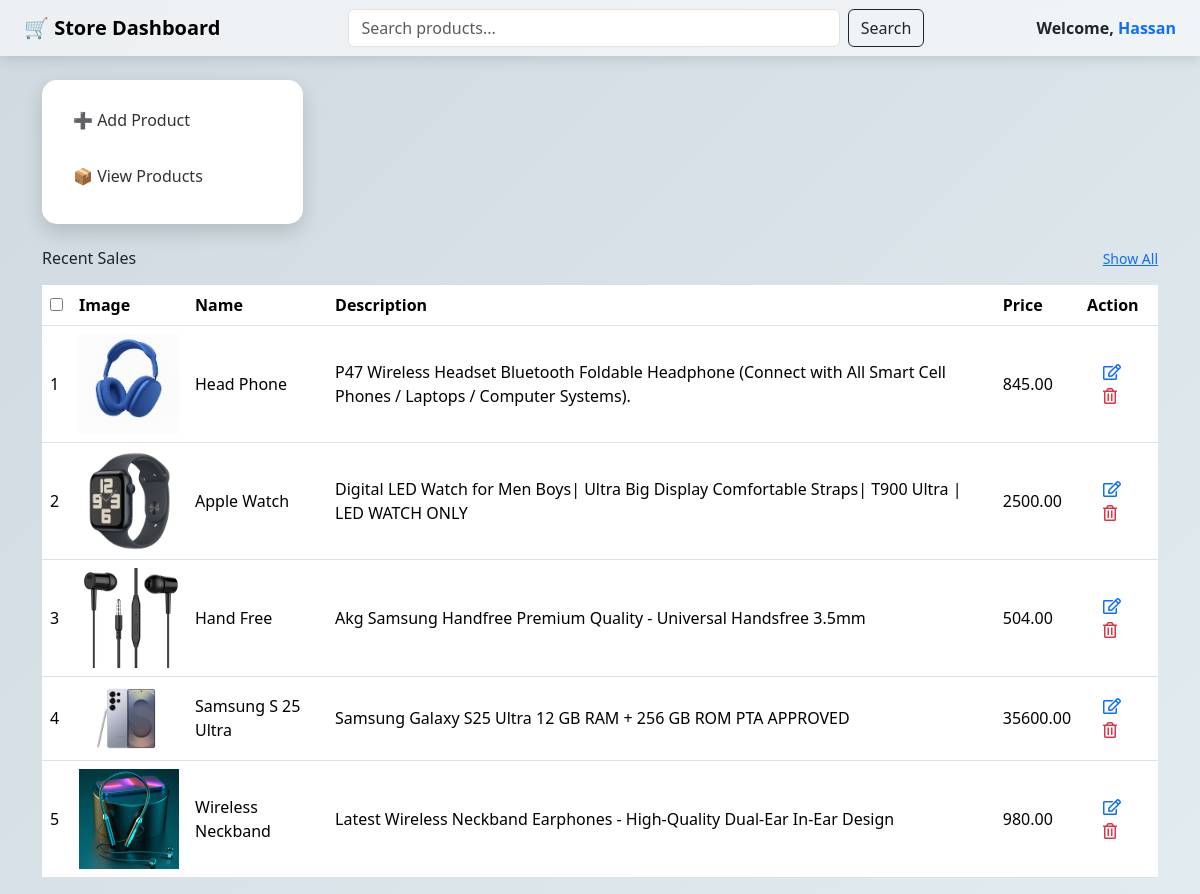
Screenshot of /dashboard/dashboard.php (signed in) with the database file from the repository.
### tables this page shows
CREATE TABLE `add_product` (
  `id` int(11) NOT NULL,
  `p_name` varchar(150) NOT NULL,
  `p_des` text NOT NULL,
  `price` decimal(10,2) NOT NULL,
  `p_image` varchar(255) NOT NULL,
  `created_at` timestamp NOT NULL DEFAULT current_timestamp()
);

### dashboard/dashboard.php (the view, shortened to what this page needs)
<?php
if (!isset($_SESSION['aid'])) {
    header('location:signin.php');
} else {
    $f_name = $_SESSION['f_name'];
}
?>
<!DOCTYPE html>
<html lang="en">
<head>
    <link href="https://cdn.jsdelivr.net/npm/bootstrap@5.3.2/dist/css/bootstrap.min.css" rel="stylesheet">
    <link rel="stylesheet" href="https://cdnjs.cloudflare.com/ajax/libs/font-awesome/6.4.0/css/all.min.css">
    <link rel="stylesheet" href="https://pro.fontawesome.com/releases/v5.10.0/css/all.css">
    <link rel="stylesheet" href="https://cdn.jsdelivr.net/npm/bootstrap@5.3.8/dist/css/bootstrap.min.css">
</head>
<body>
    <nav class="navbar topbar px-4 mb-4">
        <span class="navbar-brand fw-bold">🛒 Store Dashboard</span>
        <form class="d-flex w-50">
            <input class="form-control me-2" type="search" placeholder="Search products...">
            <button class="btn btn-outline-dark">Search</button>
        </form>
        <div class="fw-semibold">
            Welcome, <span class="text-primary"> <?php echo $f_name; ?></span>
        </div>
    </nav>
    <div class="container">
        <div class="row g-4">
            <div class="col-md-3">
                <div class="sidebar p-3">
                    <a href="./add_product.php" target="_blank">➕ Add Product</a>
                    <a href="./dashboard.php" target="_blank">📦 View Products</a>
                </div>
            </div>
            <?php
            include 'connection.php';
            $view = "SELECT * FROM `add_product`";
            $query = mysqli_query($conn, $view);
            while ($result = mysqli_fetch_array($query)) {
            ?>
                <div class="card-custom">
                    <div class="d-flex justify-content-between align-items-center mb-3">
                        <h6 class="mb-0">Recent Sales</h6>
                        <a href="#" class="text-primary small">Show All</a>
                    </div>
                    <div class="table-responsive">
                        <table class="table align-middle">
                            <thead>
                                <tr>
                                    <th><input type="checkbox"></th>
                                    <th>Image</th>
                                    <th>Name</th>
                                    <th>Description</th>
                                    <th>Price</th>
                                    <th>Action</th>
                                </tr>
                            </thead>
                            <tbody>
                                <?php
                                $i = 1;
                                while ($result = mysqli_fetch_assoc($query)) {
                                ?>
                                    <tr>
                                        <td scope="row">
                                            <?php echo $i++; ?>
                                        </td>
                                        <td><img src="upload/<?php echo $result['p_image']; ?>" width="100px" alt=""></td>
                                        <td>
                                            <?php echo $result['p_name']; ?>
                                        </td>
                                        <td>
                                            <?php echo $result['p_des']; ?>
                                        </td>
                                        <td>
                                            <?php echo $result['price']; ?>
                                        </td>
                                        <td> <a href="update.php?id=<?php echo $result['id']; ?>"><i
                                                    class="far fa-edit ms-3"></i></a>
                                            <a href="delete.php?id=<?php echo $result['id']; ?>"><i
                                                    class="far fa-trash-alt ms-3 text-danger"></i></a>
                                        </td>
                                    </tr>
                                <?php
                                }
                                ?>
                            </tbody>
                        </table>
                    <?php
                }
                    ?>
                    </div>
                </div>
        </div>
    </div>
</body>
</html>

### dashboard/dashboard.php (style rules this page uses)
body { min-height: 100vh; background: linear-gradient(135deg, #cfd9df, #e2ebf0); font-family: 'Segoe UI', sans-serif; }
.topbar { background: rgba(255, 255, 255, 0.6); backdrop-filter: blur(8px); box-shadow: 0 4px 12px rgba(0, 0, 0, 0.1); }
.sidebar { height: 100%; background: #fff; border-radius: 15px; box-shadow: 0 8px 20px rgba(0, 0, 0, 0.15); }
.sidebar a { text-decoration: none; color: #333; padding: 12px 15px; display: block; border-radius: 10px; margin-bottom: 8px; font-weight: 500; }

### rows the page displays
add_product: p_image (picture), p_name "Head Phone", p_des "P47 Wireless Headset Bluetooth Foldable Headphone (Connect with All Smart Cell Phones / Laptops / Computer Systems).", price "845.00"
add_product: p_image (picture), p_name "Apple Watch", p_des "Digital LED Watch for Men Boys| Ultra Big Display Comfortable Straps| T900 Ultra | LED WATCH ONLY", price "2500.00"
add_product: p_image (picture), p_name "Hand Free", p_des "Akg Samsung Handfree Premium Quality - Universal Handsfree 3.5mm", price "504.00"
add_product: p_image (picture), p_name "Samsung S 25 Ultra", p_des "Samsung Galaxy S25 Ultra 12 GB RAM + 256 GB ROM PTA APPROVED", price "35600.00"
add_product: p_image (picture), p_name "Wireless Neckband", p_des "Latest Wireless Neckband Earphones - High-Quality Dual-Ear In-Ear Design", price "980.00"

### other values shown
$f_name "Hassan"
